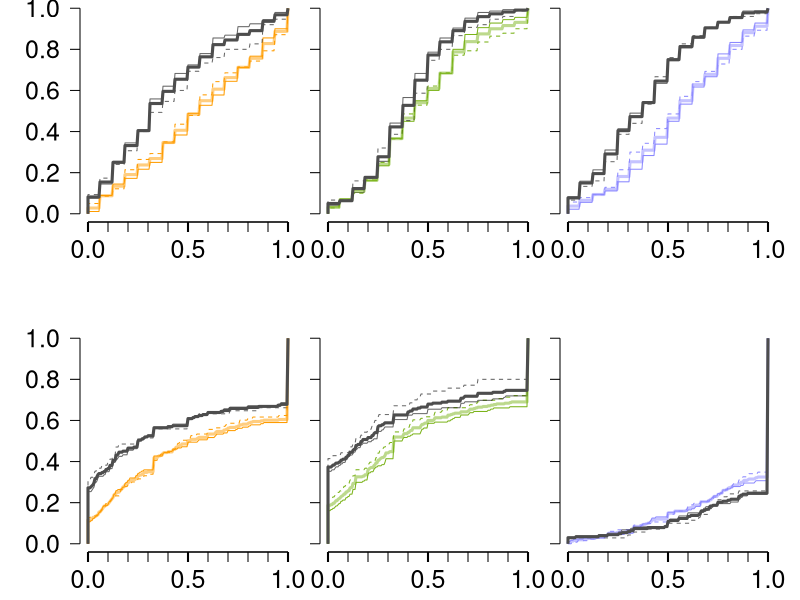

Write the R code that produced this figure.
#set path and read data (per-participant summary data)
#setwd('')
a<-read.table('data_subjects.txt', header=TRUE, sep='\t')

# keep device size
w<-dev.size()[1]; h<-dev.size()[2]
dev.off();
dev.new(width=w, height=h)
plot.new()
par(las=1, cex.axis=1.5, cex.lab=1.5, lend=1)

# set line types for cities
ltys<-c(2,1,2,1)

# colours for each interaction setting
cols<-c('#8B88FF', '#FF9C00', '#7BB31A')


# the graph shows two aspects of social learning: (1) reliance on social info, and (2) reliance on peer payoffs
xTreatPos<-1;
for (setting in c(2,3,1)){
	for (aspect in 1:2){

		x1<-0.1+0.9*(xTreatPos-1)/3; x2<-0.1+0.9*(xTreatPos-0.1)/3;
#		y1<- 0.05 + 0.9*(2.1-aspect)/2; y2<-0.05+ 0.9*(3-aspect)/2;
		if (aspect==1) {y1<- 0.63; y2<-1;}
		if (aspect==2)	{y1<- 0.08; y2<-0.45;}
		
		par(plt=c(x1,x2,y1,y2), new=T)
		plot.new()
		
		# create empty panels
		# reliance on social information
		if (setting==2) {
			plot(0, type='n', xlim=c(0,1), ylim=c(0,1), axes=F, xlab='', ylab='')
			axis(1, at=0:10/10, labels=F)
			axis(1, at=0:2/2, lwd.ticks=2)
			axis(2, at=0:5/5)
		}
		# reliance on peer payoffs
		else {
			plot(0, type='n', xlim=c(0,1), ylim=c(0,1), axes=F,
			xlab='', ylab='')
			if (setting==1) axis(1, at=0:10/10, labels=F)
			else axis(1, at=0:10/10, labels=F)
			
			axis(1, at=0:2/2, lwd.ticks=2)

			axis(2, at=0:5/5, labels=F);
		}
		
		
		cityCnt<-1; # counter for plotting line type
		#plot reliance on payoffs per city
		for (cit in unique(a$city)){
			b<-subset(a, a$city==cit)
			
			if (setting==1){
				if (aspect==1) srt<-sort(b$BCreq) # request rate (=reliance on social info)
				if (aspect==2) srt<-sort(b$BCpayInfo) # rate of requests for payoffs (=reliance on peer payoffs)
			}
			if (setting==2){
				if (aspect==1) srt<-sort(b$SDreq) # request rate (=reliance on social info)
				if (aspect==2) srt<-sort(b$SDpayInfo) # rate of requests for payoffs (=reliance on peer payoffs)
			}
			if (setting==3){
				if (aspect==1) srt<-sort(b$COreq) # request rate (=reliance on social info)
				if (aspect==2) srt<-sort(b$COpayInfo) # rate of requests for payoffs (=reliance on peer payoffs)
			}
			# for cumulative distribution, loop through all in steps of 1/200 (clunky code)
			freq<-rep(0,201)
			for (i in 0:200){
				i1<-i/200;
				for (j in 1:length(srt)){
					if (srt[j]>=(i/200) && srt[j] < (i+1)/200) freq[i+1]<-freq[i+1]+1;
				}
			}
			# create cumulative frequencies for y-coordinates in graph
			freqSum<-sum(freq)
			freq<-freq/freqSum;
			cumFreq<-c();
			for (i in 1:length(freq)){
				cumFreq[i]<-sum(freq[1:i])
			}

			# draw lines for each city
			if (cit=='Norwich' || cit=='Nottingham') lines(c(0,0:200/200), c(0,cumFreq), col=adjustcolor('black', alpha=0.6), lwd=1, lty=ltys[cityCnt])
			else lines(c(0,0:200/200), c(0,cumFreq), col=adjustcolor(cols[setting], alpha=1), lwd=1, lty=ltys[cityCnt])
		
			cityCnt<-cityCnt+1;
		}

		# add country averages (code has same structure as above)
		for (countr in c('China', 'UK')){
			b<-subset(a, a$country==countr)

			if (setting==1){
				if (aspect==1) srt<-sort(b$BCreq) # request rate (=reliance on social info)
				if (aspect==2) srt<-sort(b$BCpayInfo) # rate of requests for payoffs (=reliance on peer payoffs)
			}
			if (setting==2){
				if (aspect==1) srt<-sort(b$SDreq) # request rate (=reliance on social info)
				if (aspect==2) srt<-sort(b$SDpayInfo) # rate of requests for payoffs (=reliance on peer payoffs)
			}
			if (setting==3){
				if (aspect==1) srt<-sort(b$COreq) # request rate (=reliance on social info)
				if (aspect==2) srt<-sort(b$COpayInfo) # rate of requests for payoffs (=reliance on peer payoffs)
			}
			
			freq<-rep(0,201)
			for (i in 0:200){
				i1<-i/200;
				for (j in 1:length(srt))
				{
					if (srt[j]>=(i/200) && srt[j] < (i+1)/200) freq[i+1]<-freq[i+1]+1;
				}
			}
			
			freqSum<-sum(freq)
			freq<-freq/freqSum;
			cumFreq<-c();
			for (i in 1:length(freq)){
				cumFreq[i]<-sum(freq[1:i])
			}
			
			if (countr=='UK') lines(c(0,0:200/200), c(0,cumFreq), col='grey30', lwd=3, lty=1)
			else lines(c(0,0:200/200), c(0,cumFreq), col=adjustcolor(cols[setting], alpha=0.5), lwd=3, lty=1)
		}
	}
	xTreatPos<-xTreatPos+1
}
